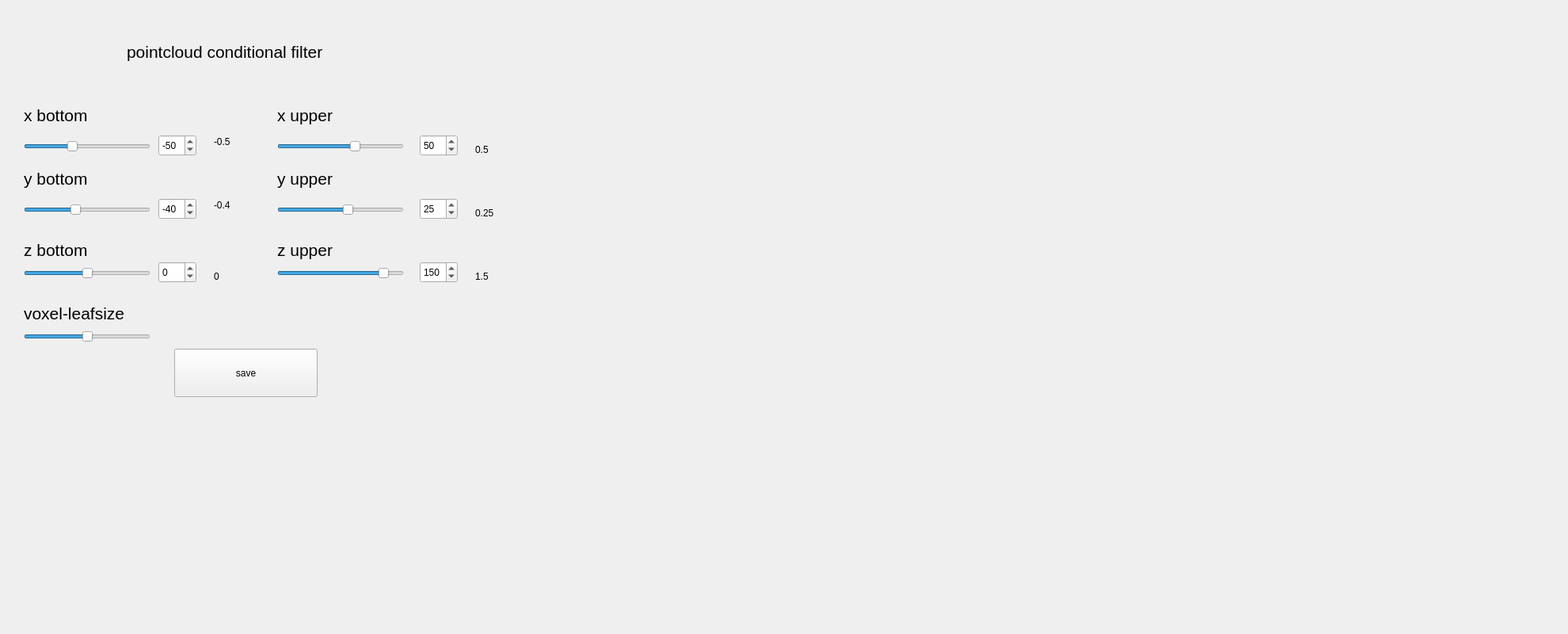
<?xml version="1.0" encoding="UTF-8"?>
<ui version="4.0">
 <class>PCLViewer</class>
 <widget class="QMainWindow" name="PCLViewer">
  <property name="geometry">
   <rect>
    <x>0</x>
    <y>0</y>
    <width>1980</width>
    <height>800</height>
   </rect>
  </property>
  <property name="minimumSize">
   <size>
    <width>0</width>
    <height>0</height>
   </size>
  </property>
  <property name="maximumSize">
   <size>
    <width>5000</width>
    <height>5000</height>
   </size>
  </property>
  <property name="windowTitle">
   <string>PCLViewer</string>
  </property>
  <widget class="QWidget" name="centralwidget">
   <widget class="QVTKWidget" name="qvtkWidget" native="true">
    <property name="geometry">
     <rect>
      <x>670</x>
      <y>20</y>
      <width>1100</width>
      <height>640</height>
     </rect>
    </property>
   </widget>
   <widget class="QSlider" name="horizontalSlider_x1">
    <property name="geometry">
     <rect>
      <x>30</x>
      <y>170</y>
      <width>160</width>
      <height>29</height>
     </rect>
    </property>
    <property name="minimum">
     <number>-200</number>
    </property>
    <property name="maximum">
     <number>200</number>
    </property>
    <property name="singleStep">
     <number>1</number>
    </property>
    <property name="value">
     <number>-50</number>
    </property>
    <property name="orientation">
     <enum>Qt::Horizontal</enum>
    </property>
   </widget>
   <widget class="QSlider" name="horizontalSlider_y1">
    <property name="geometry">
     <rect>
      <x>30</x>
      <y>250</y>
      <width>160</width>
      <height>29</height>
     </rect>
    </property>
    <property name="minimum">
     <number>-200</number>
    </property>
    <property name="maximum">
     <number>200</number>
    </property>
    <property name="value">
     <number>-40</number>
    </property>
    <property name="orientation">
     <enum>Qt::Horizontal</enum>
    </property>
   </widget>
   <widget class="QSlider" name="horizontalSlider_z1">
    <property name="geometry">
     <rect>
      <x>30</x>
      <y>330</y>
      <width>160</width>
      <height>29</height>
     </rect>
    </property>
    <property name="minimum">
     <number>-200</number>
    </property>
    <property name="maximum">
     <number>200</number>
    </property>
    <property name="value">
     <number>0</number>
    </property>
    <property name="orientation">
     <enum>Qt::Horizontal</enum>
    </property>
   </widget>
   <widget class="QLabel" name="label_7">
    <property name="geometry">
     <rect>
      <x>30</x>
      <y>130</y>
      <width>191</width>
      <height>31</height>
     </rect>
    </property>
    <property name="font">
     <font>
      <pointsize>16</pointsize>
      <weight>50</weight>
      <italic>false</italic>
      <bold>false</bold>
     </font>
    </property>
    <property name="text">
     <string>x bottom</string>
    </property>
   </widget>
   <widget class="QLabel" name="label_9">
    <property name="geometry">
     <rect>
      <x>30</x>
      <y>210</y>
      <width>191</width>
      <height>31</height>
     </rect>
    </property>
    <property name="font">
     <font>
      <pointsize>16</pointsize>
      <weight>50</weight>
      <italic>false</italic>
      <bold>false</bold>
     </font>
    </property>
    <property name="text">
     <string>y bottom</string>
    </property>
   </widget>
   <widget class="QLabel" name="label_11">
    <property name="geometry">
     <rect>
      <x>30</x>
      <y>300</y>
      <width>191</width>
      <height>31</height>
     </rect>
    </property>
    <property name="font">
     <font>
      <pointsize>16</pointsize>
      <weight>50</weight>
      <italic>false</italic>
      <bold>false</bold>
     </font>
    </property>
    <property name="text">
     <string>z bottom</string>
    </property>
   </widget>
   <widget class="QPushButton" name="pushButton_save">
    <property name="geometry">
     <rect>
      <x>220</x>
      <y>440</y>
      <width>181</width>
      <height>61</height>
     </rect>
    </property>
    <property name="text">
     <string>save</string>
    </property>
   </widget>
   <widget class="QSlider" name="horizontalSlider_x2">
    <property name="geometry">
     <rect>
      <x>350</x>
      <y>170</y>
      <width>160</width>
      <height>29</height>
     </rect>
    </property>
    <property name="minimum">
     <number>-200</number>
    </property>
    <property name="maximum">
     <number>200</number>
    </property>
    <property name="value">
     <number>50</number>
    </property>
    <property name="orientation">
     <enum>Qt::Horizontal</enum>
    </property>
   </widget>
   <widget class="QLabel" name="label_12">
    <property name="geometry">
     <rect>
      <x>350</x>
      <y>300</y>
      <width>191</width>
      <height>31</height>
     </rect>
    </property>
    <property name="font">
     <font>
      <pointsize>16</pointsize>
      <weight>50</weight>
      <italic>false</italic>
      <bold>false</bold>
     </font>
    </property>
    <property name="text">
     <string>z upper</string>
    </property>
   </widget>
   <widget class="QLabel" name="label_10">
    <property name="geometry">
     <rect>
      <x>350</x>
      <y>210</y>
      <width>191</width>
      <height>31</height>
     </rect>
    </property>
    <property name="font">
     <font>
      <pointsize>16</pointsize>
      <weight>50</weight>
      <italic>false</italic>
      <bold>false</bold>
     </font>
    </property>
    <property name="text">
     <string>y upper</string>
    </property>
   </widget>
   <widget class="QSlider" name="horizontalSlider_y2">
    <property name="geometry">
     <rect>
      <x>350</x>
      <y>250</y>
      <width>160</width>
      <height>29</height>
     </rect>
    </property>
    <property name="minimum">
     <number>-200</number>
    </property>
    <property name="maximum">
     <number>200</number>
    </property>
    <property name="value">
     <number>25</number>
    </property>
    <property name="orientation">
     <enum>Qt::Horizontal</enum>
    </property>
   </widget>
   <widget class="QLabel" name="label_8">
    <property name="geometry">
     <rect>
      <x>350</x>
      <y>130</y>
      <width>191</width>
      <height>31</height>
     </rect>
    </property>
    <property name="font">
     <font>
      <pointsize>16</pointsize>
      <weight>50</weight>
      <italic>false</italic>
      <bold>false</bold>
     </font>
    </property>
    <property name="text">
     <string>x upper</string>
    </property>
   </widget>
   <widget class="QSlider" name="horizontalSlider_z2">
    <property name="geometry">
     <rect>
      <x>350</x>
      <y>330</y>
      <width>160</width>
      <height>29</height>
     </rect>
    </property>
    <property name="minimum">
     <number>-200</number>
    </property>
    <property name="maximum">
     <number>200</number>
    </property>
    <property name="value">
     <number>150</number>
    </property>
    <property name="orientation">
     <enum>Qt::Horizontal</enum>
    </property>
   </widget>
   <widget class="QLabel" name="label_14">
    <property name="geometry">
     <rect>
      <x>160</x>
      <y>50</y>
      <width>271</width>
      <height>31</height>
     </rect>
    </property>
    <property name="font">
     <font>
      <pointsize>16</pointsize>
      <weight>50</weight>
      <italic>false</italic>
      <bold>false</bold>
     </font>
    </property>
    <property name="text">
     <string>pointcloud conditional filter</string>
    </property>
   </widget>
   <widget class="QLabel" name="label_13">
    <property name="geometry">
     <rect>
      <x>30</x>
      <y>380</y>
      <width>191</width>
      <height>31</height>
     </rect>
    </property>
    <property name="font">
     <font>
      <pointsize>16</pointsize>
      <weight>50</weight>
      <italic>false</italic>
      <bold>false</bold>
     </font>
    </property>
    <property name="text">
     <string>voxel-leafsize</string>
    </property>
   </widget>
   <widget class="QSlider" name="horizontalSlider_z1_2">
    <property name="geometry">
     <rect>
      <x>30</x>
      <y>410</y>
      <width>160</width>
      <height>29</height>
     </rect>
    </property>
    <property name="maximum">
     <number>255</number>
    </property>
    <property name="value">
     <number>128</number>
    </property>
    <property name="orientation">
     <enum>Qt::Horizontal</enum>
    </property>
   </widget>
   <widget class="QSpinBox" name="spinBox_x1">
    <property name="geometry">
     <rect>
      <x>200</x>
      <y>170</y>
      <width>48</width>
      <height>27</height>
     </rect>
    </property>
    <property name="minimum">
     <number>-200</number>
    </property>
    <property name="maximum">
     <number>200</number>
    </property>
    <property name="singleStep">
     <number>1</number>
    </property>
    <property name="value">
     <number>-50</number>
    </property>
   </widget>
   <widget class="QSpinBox" name="spinBox_y1">
    <property name="geometry">
     <rect>
      <x>200</x>
      <y>250</y>
      <width>48</width>
      <height>27</height>
     </rect>
    </property>
    <property name="minimum">
     <number>-200</number>
    </property>
    <property name="maximum">
     <number>200</number>
    </property>
    <property name="value">
     <number>-40</number>
    </property>
   </widget>
   <widget class="QSpinBox" name="spinBox_z1">
    <property name="geometry">
     <rect>
      <x>200</x>
      <y>330</y>
      <width>48</width>
      <height>27</height>
     </rect>
    </property>
    <property name="minimum">
     <number>-200</number>
    </property>
    <property name="maximum">
     <number>200</number>
    </property>
   </widget>
   <widget class="QSpinBox" name="spinBox_z2">
    <property name="geometry">
     <rect>
      <x>530</x>
      <y>330</y>
      <width>48</width>
      <height>27</height>
     </rect>
    </property>
    <property name="minimum">
     <number>-200</number>
    </property>
    <property name="maximum">
     <number>200</number>
    </property>
    <property name="value">
     <number>150</number>
    </property>
   </widget>
   <widget class="QSpinBox" name="spinBox_y2">
    <property name="geometry">
     <rect>
      <x>530</x>
      <y>250</y>
      <width>48</width>
      <height>27</height>
     </rect>
    </property>
    <property name="minimum">
     <number>-200</number>
    </property>
    <property name="maximum">
     <number>200</number>
    </property>
    <property name="value">
     <number>25</number>
    </property>
   </widget>
   <widget class="QSpinBox" name="spinBox_x2">
    <property name="geometry">
     <rect>
      <x>530</x>
      <y>170</y>
      <width>48</width>
      <height>27</height>
     </rect>
    </property>
    <property name="minimum">
     <number>-200</number>
    </property>
    <property name="maximum">
     <number>200</number>
    </property>
    <property name="value">
     <number>50</number>
    </property>
   </widget>
   <widget class="QLabel" name="label_1">
    <property name="geometry">
     <rect>
      <x>270</x>
      <y>170</y>
      <width>41</width>
      <height>17</height>
     </rect>
    </property>
    <property name="text">
     <string>-0.5</string>
    </property>
   </widget>
   <widget class="QLabel" name="label_3">
    <property name="geometry">
     <rect>
      <x>270</x>
      <y>250</y>
      <width>41</width>
      <height>17</height>
     </rect>
    </property>
    <property name="text">
     <string>-0.4</string>
    </property>
   </widget>
   <widget class="QLabel" name="label_2">
    <property name="geometry">
     <rect>
      <x>600</x>
      <y>180</y>
      <width>41</width>
      <height>17</height>
     </rect>
    </property>
    <property name="text">
     <string>0.5</string>
    </property>
   </widget>
   <widget class="QLabel" name="label_5">
    <property name="geometry">
     <rect>
      <x>270</x>
      <y>340</y>
      <width>31</width>
      <height>17</height>
     </rect>
    </property>
    <property name="text">
     <string>0</string>
    </property>
   </widget>
   <widget class="QLabel" name="label_6">
    <property name="geometry">
     <rect>
      <x>600</x>
      <y>340</y>
      <width>41</width>
      <height>17</height>
     </rect>
    </property>
    <property name="text">
     <string>1.5</string>
    </property>
   </widget>
   <widget class="QLabel" name="label_4">
    <property name="geometry">
     <rect>
      <x>600</x>
      <y>260</y>
      <width>41</width>
      <height>17</height>
     </rect>
    </property>
    <property name="text">
     <string>0.25</string>
    </property>
   </widget>
  </widget>
 </widget>
 <customwidgets>
  <customwidget>
   <class>QVTKWidget</class>
   <extends>QWidget</extends>
   <header>QVTKWidget.h</header>
  </customwidget>
 </customwidgets>
 <resources/>
 <connections>
  <connection>
   <sender>horizontalSlider_x1</sender>
   <signal>valueChanged(int)</signal>
   <receiver>spinBox_x1</receiver>
   <slot>setValue(int)</slot>
   <hints>
    <hint type="sourcelabel">
     <x>82</x>
     <y>175</y>
    </hint>
    <hint type="destinationlabel">
     <x>217</x>
     <y>182</y>
    </hint>
   </hints>
  </connection>
  <connection>
   <sender>spinBox_x1</sender>
   <signal>valueChanged(int)</signal>
   <receiver>horizontalSlider_x1</receiver>
   <slot>setValue(int)</slot>
   <hints>
    <hint type="sourcelabel">
     <x>206</x>
     <y>187</y>
    </hint>
    <hint type="destinationlabel">
     <x>66</x>
     <y>186</y>
    </hint>
   </hints>
  </connection>
  <connection>
   <sender>horizontalSlider_y1</sender>
   <signal>sliderMoved(int)</signal>
   <receiver>spinBox_y1</receiver>
   <slot>setValue(int)</slot>
   <hints>
    <hint type="sourcelabel">
     <x>100</x>
     <y>262</y>
    </hint>
    <hint type="destinationlabel">
     <x>222</x>
     <y>250</y>
    </hint>
   </hints>
  </connection>
  <connection>
   <sender>spinBox_y1</sender>
   <signal>valueChanged(int)</signal>
   <receiver>horizontalSlider_y1</receiver>
   <slot>setValue(int)</slot>
   <hints>
    <hint type="sourcelabel">
     <x>227</x>
     <y>269</y>
    </hint>
    <hint type="destinationlabel">
     <x>144</x>
     <y>272</y>
    </hint>
   </hints>
  </connection>
  <connection>
   <sender>horizontalSlider_z1</sender>
   <signal>sliderMoved(int)</signal>
   <receiver>spinBox_z1</receiver>
   <slot>setValue(int)</slot>
   <hints>
    <hint type="sourcelabel">
     <x>109</x>
     <y>332</y>
    </hint>
    <hint type="destinationlabel">
     <x>225</x>
     <y>333</y>
    </hint>
   </hints>
  </connection>
  <connection>
   <sender>spinBox_z1</sender>
   <signal>valueChanged(int)</signal>
   <receiver>horizontalSlider_z1</receiver>
   <slot>setValue(int)</slot>
   <hints>
    <hint type="sourcelabel">
     <x>215</x>
     <y>353</y>
    </hint>
    <hint type="destinationlabel">
     <x>174</x>
     <y>349</y>
    </hint>
   </hints>
  </connection>
  <connection>
   <sender>horizontalSlider_x2</sender>
   <signal>sliderMoved(int)</signal>
   <receiver>spinBox_x2</receiver>
   <slot>setValue(int)</slot>
   <hints>
    <hint type="sourcelabel">
     <x>430</x>
     <y>188</y>
    </hint>
    <hint type="destinationlabel">
     <x>505</x>
     <y>189</y>
    </hint>
   </hints>
  </connection>
  <connection>
   <sender>horizontalSlider_y2</sender>
   <signal>sliderMoved(int)</signal>
   <receiver>spinBox_y2</receiver>
   <slot>setValue(int)</slot>
   <hints>
    <hint type="sourcelabel">
     <x>437</x>
     <y>261</y>
    </hint>
    <hint type="destinationlabel">
     <x>505</x>
     <y>261</y>
    </hint>
   </hints>
  </connection>
  <connection>
   <sender>horizontalSlider_z2</sender>
   <signal>sliderMoved(int)</signal>
   <receiver>spinBox_z2</receiver>
   <slot>setValue(int)</slot>
   <hints>
    <hint type="sourcelabel">
     <x>451</x>
     <y>342</y>
    </hint>
    <hint type="destinationlabel">
     <x>499</x>
     <y>345</y>
    </hint>
   </hints>
  </connection>
  <connection>
   <sender>spinBox_x2</sender>
   <signal>valueChanged(int)</signal>
   <receiver>horizontalSlider_x2</receiver>
   <slot>setValue(int)</slot>
   <hints>
    <hint type="sourcelabel">
     <x>507</x>
     <y>177</y>
    </hint>
    <hint type="destinationlabel">
     <x>461</x>
     <y>181</y>
    </hint>
   </hints>
  </connection>
  <connection>
   <sender>spinBox_y2</sender>
   <signal>valueChanged(int)</signal>
   <receiver>horizontalSlider_y2</receiver>
   <slot>setValue(int)</slot>
   <hints>
    <hint type="sourcelabel">
     <x>510</x>
     <y>251</y>
    </hint>
    <hint type="destinationlabel">
     <x>457</x>
     <y>256</y>
    </hint>
   </hints>
  </connection>
  <connection>
   <sender>spinBox_z2</sender>
   <signal>valueChanged(int)</signal>
   <receiver>horizontalSlider_z2</receiver>
   <slot>setValue(int)</slot>
   <hints>
    <hint type="sourcelabel">
     <x>514</x>
     <y>344</y>
    </hint>
    <hint type="destinationlabel">
     <x>460</x>
     <y>340</y>
    </hint>
   </hints>
  </connection>
 </connections>
</ui>
